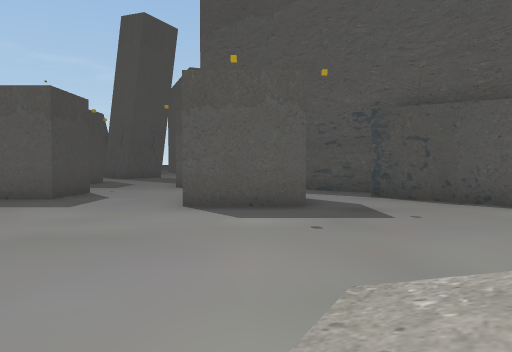
view 1 (above)

24 first-person views from a walk through a Unity game level. The camera is 1.2 m above the floor, tilts 2° down and sees 70° across. The floor is counted in squares, 2 m on a side. Each view is taken from the middle of a square. On the plan, view 1 faces up. The plan holds only what a view shows up to about 10 squares ahead; the rest is blank. The place goes on beyond the plan.

view 2
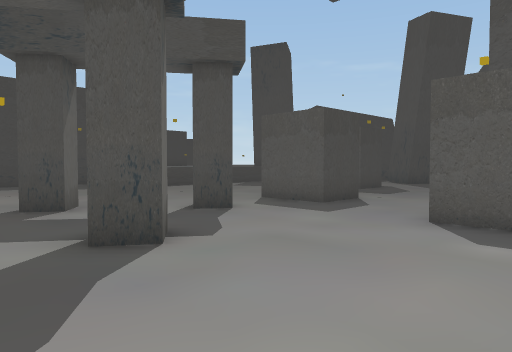

view 3
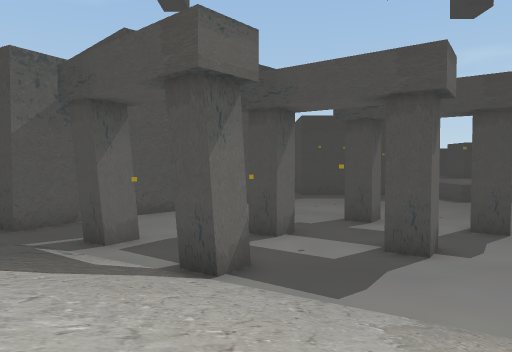

view 4
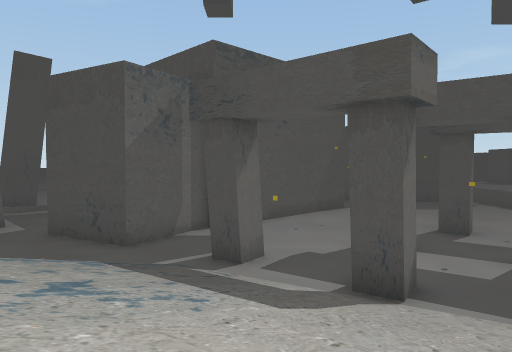

view 5
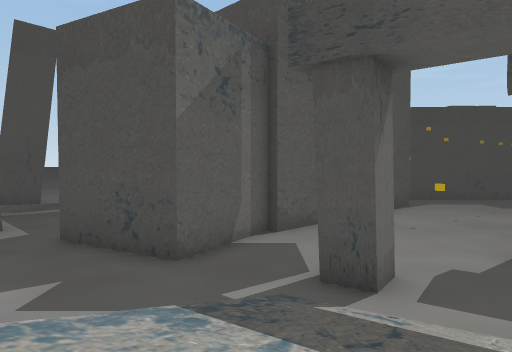

view 6
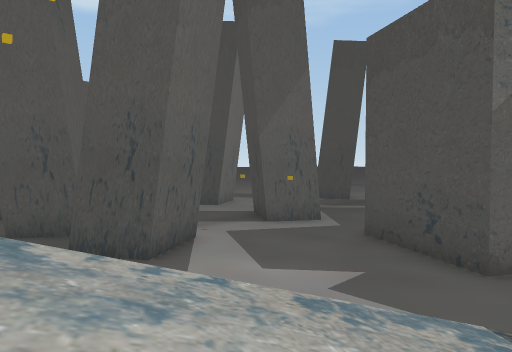

view 7
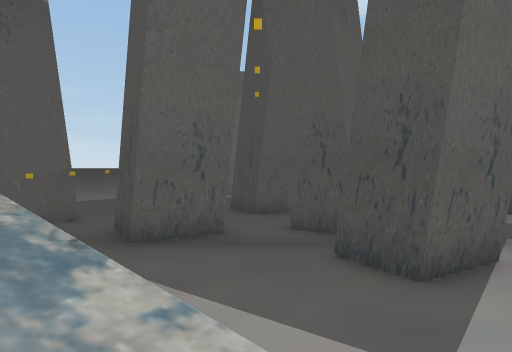

view 8
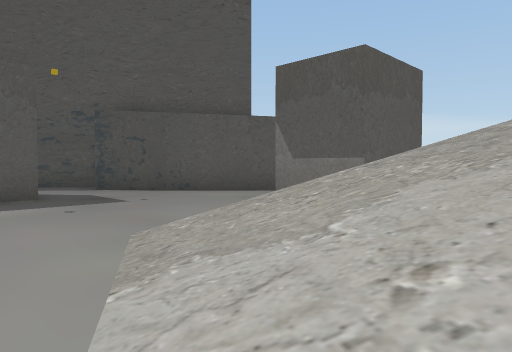

view 9
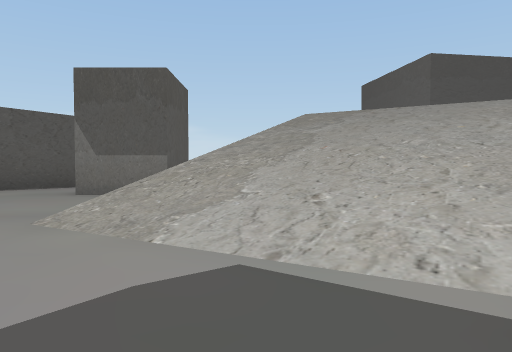

view 10
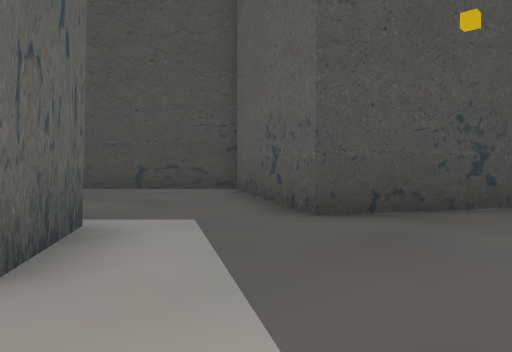

view 11
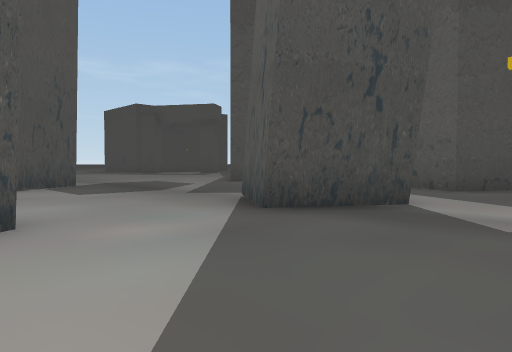

view 12
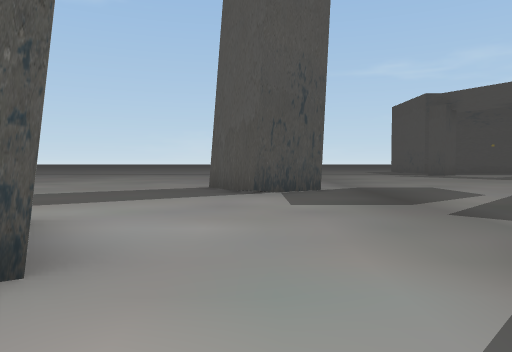

view 13
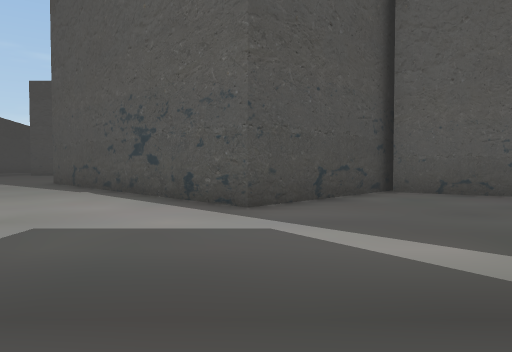

view 14
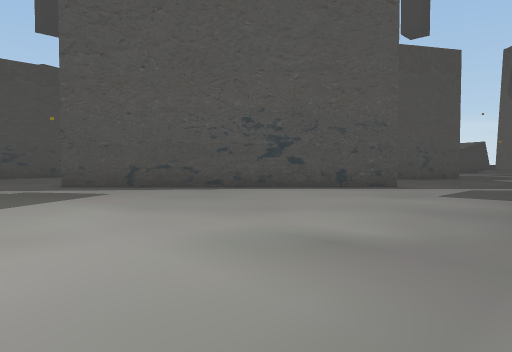

view 15
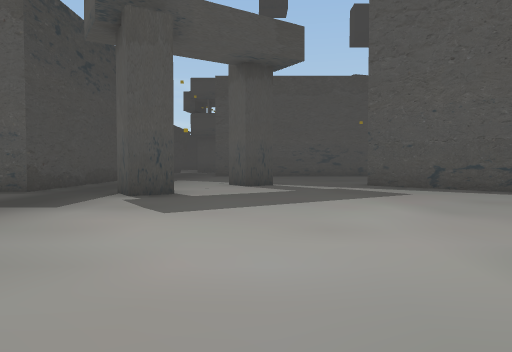

view 16
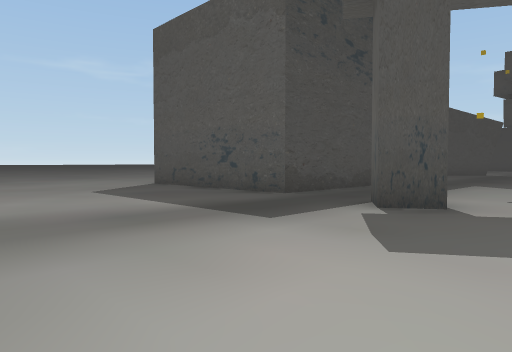

view 17
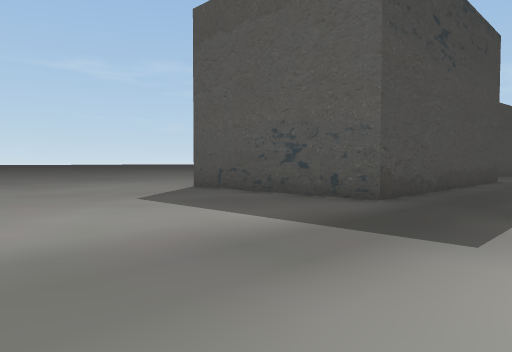

view 18
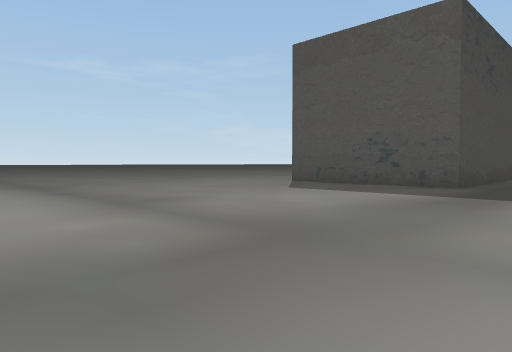

view 19
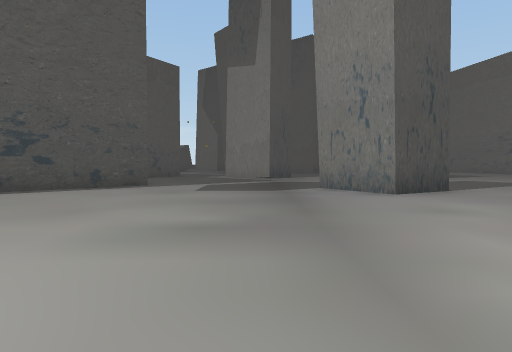

view 20
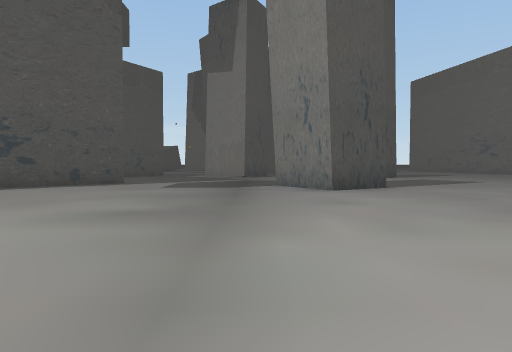

view 21
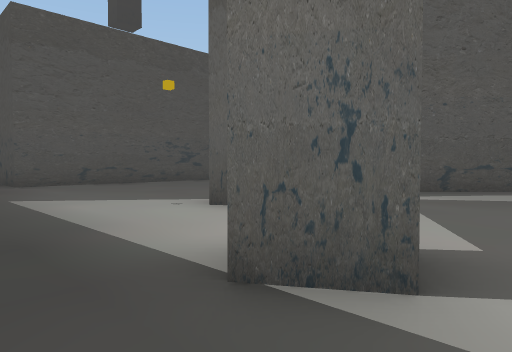

view 22
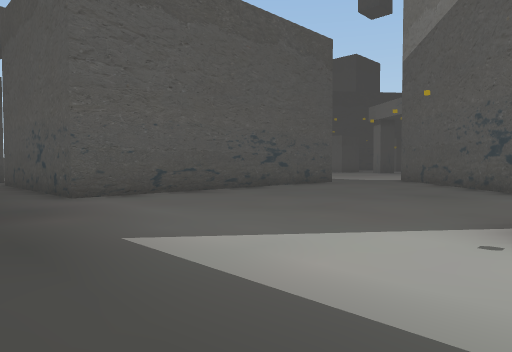

view 23
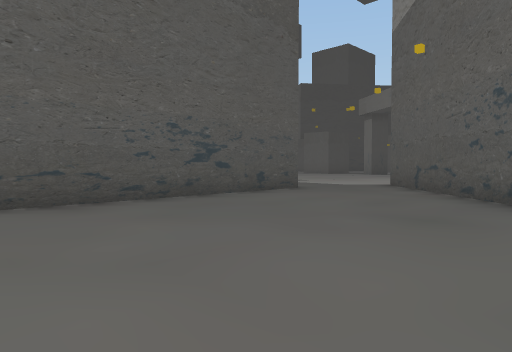

view 24
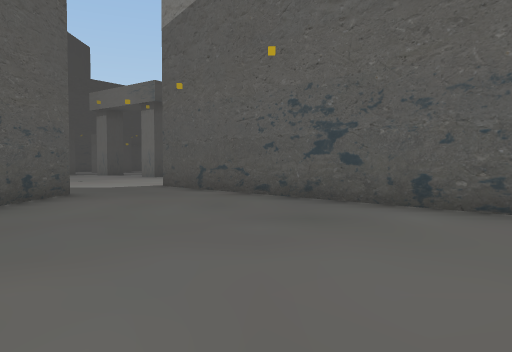

### Floor plan
Key: @ floor where view 1 was taken; # wall or solid block; . floor; / step, stairs or slope.
Columns run from 33 left of view 1 to 6 right of it. Each row starts with its distance up from view 1.
 10                              ...  .##
  9                              ...  ...
  8                             #...   .##
  7                            .....###..##
  6         #                 ............##
  5         #                 .#...........#
  4         #                  ............
  3        .#         ..     #...........#
  2        .#########...    .#...##.../. ###
  1        .............    .........///
  0        ...........##    ...#.....@/////
 -1       ...........##     ...##..////////
 -2      #..........##      ......##///////
 -3      #.........##        ......////////
 -4      #........##        ....##/////////
 -5      #....#..##         #....#//////
 -6      #........##        ##....//////
 -7 ######.........##        ##....////
 -8 ........#.......##   ###  ##... .//
 -9 .................## ##.####....
-10 ..................###....##.......
-11 ...................#...............
-12 ....................................
-13 ........................##...###....
-14 ........................##...  #.....
-15 ........................##...  ....##.
-16 .................##..........  ##.###..
-17      .... ......###..........   ...  ..#
-18             .....#...........
-19              ......... ##....

Where each view was taken, in squares from view 1:
view 1: 0 up, 0 right, facing up
view 2: 0 up, 1 right, facing up-left
view 3: 1 down, 4 right, facing left
view 4: 4 down, 4 right, facing left
view 5: 6 down, 1 right, facing left
view 6: 6 down, 1 right, facing down-left
view 7: 7 down, 0 right, facing down
view 8: 1 down, 1 left, facing up-right
view 9: 0 up, 3 left, facing right
view 10: 14 down, 5 left, facing up-left
view 11: 19 down, 5 left, facing up-left
view 12: 17 down, 7 left, facing left
view 13: 16 down, 14 left, facing up
view 14: 15 down, 23 left, facing up-right
view 15: 15 down, 23 left, facing up
view 16: 13 down, 23 left, facing up-left
view 17: 13 down, 25 left, facing up-left
view 18: 17 down, 25 left, facing up-left
view 19: 14 down, 24 left, facing right
view 20: 15 down, 25 left, facing right
view 21: 9 down, 27 left, facing up-right
view 22: 5 down, 27 left, facing up-right
view 23: 4 down, 24 left, facing up-right
view 24: 2 down, 24 left, facing right
